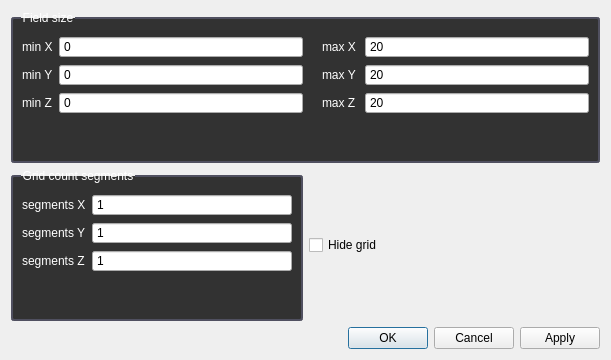
<?xml version="1.0" encoding="UTF-8"?>
<ui version="4.0">
 <class>FieldSettingsWidget</class>
 <widget class="QWidget" name="FieldSettingsWidget">
  <property name="geometry">
   <rect>
    <x>0</x>
    <y>0</y>
    <width>611</width>
    <height>360</height>
   </rect>
  </property>
  <property name="minimumSize">
   <size>
    <width>610</width>
    <height>360</height>
   </size>
  </property>
  <property name="windowTitle">
   <string>Form</string>
  </property>
  <property name="styleSheet">
   <string notr="true">FieldSettingsWidget {
background-color: #323232;  /* Black */
}

QDialogButtonBox {
background-color: #323232;  /* Black */
}

QGroupBox {
    background-color: #323232;  /* Gray */
    color: white;
    border-radius: 3px;
    border: 2px solid #505060;
    margin-top: 6px;
    padding-top: 8px;
}

QGroupBox::title {
    subcontrol-origin: margin;
    subcontrol-position: top left;
    left: 10px;
}

QLabel {
color: white;
}</string>
  </property>
  <layout class="QGridLayout" name="gridLayout">
   <item row="0" column="0" colspan="2">
    <widget class="QGroupBox" name="groupBox">
     <property name="sizePolicy">
      <sizepolicy hsizetype="Preferred" vsizetype="Expanding">
       <horstretch>0</horstretch>
       <verstretch>0</verstretch>
      </sizepolicy>
     </property>
     <property name="title">
      <string>Field size</string>
     </property>
     <layout class="QGridLayout" name="gridLayout_2">
      <item row="0" column="0">
       <layout class="QFormLayout" name="formLayout">
        <item row="0" column="0">
         <widget class="QLabel" name="label">
          <property name="sizePolicy">
           <sizepolicy hsizetype="Maximum" vsizetype="Preferred">
            <horstretch>0</horstretch>
            <verstretch>0</verstretch>
           </sizepolicy>
          </property>
          <property name="text">
           <string>min X</string>
          </property>
         </widget>
        </item>
        <item row="0" column="1">
         <widget class="QSpinBox" name="SB_minX">
          <property name="buttonSymbols">
           <enum>QAbstractSpinBox::NoButtons</enum>
          </property>
          <property name="minimum">
           <number>-10000</number>
          </property>
          <property name="maximum">
           <number>10000</number>
          </property>
          <property name="value">
           <number>0</number>
          </property>
         </widget>
        </item>
        <item row="1" column="0">
         <widget class="QLabel" name="label_2">
          <property name="sizePolicy">
           <sizepolicy hsizetype="Maximum" vsizetype="Preferred">
            <horstretch>0</horstretch>
            <verstretch>0</verstretch>
           </sizepolicy>
          </property>
          <property name="text">
           <string>min Y</string>
          </property>
         </widget>
        </item>
        <item row="1" column="1">
         <widget class="QSpinBox" name="SB_minY">
          <property name="buttonSymbols">
           <enum>QAbstractSpinBox::NoButtons</enum>
          </property>
          <property name="minimum">
           <number>-10000</number>
          </property>
          <property name="maximum">
           <number>10000</number>
          </property>
          <property name="value">
           <number>0</number>
          </property>
         </widget>
        </item>
        <item row="2" column="0">
         <widget class="QLabel" name="label_3">
          <property name="sizePolicy">
           <sizepolicy hsizetype="Maximum" vsizetype="Preferred">
            <horstretch>0</horstretch>
            <verstretch>0</verstretch>
           </sizepolicy>
          </property>
          <property name="text">
           <string>min Z</string>
          </property>
         </widget>
        </item>
        <item row="2" column="1">
         <widget class="QSpinBox" name="SB_minZ">
          <property name="buttonSymbols">
           <enum>QAbstractSpinBox::NoButtons</enum>
          </property>
          <property name="minimum">
           <number>-10000</number>
          </property>
          <property name="maximum">
           <number>10000</number>
          </property>
          <property name="value">
           <number>0</number>
          </property>
         </widget>
        </item>
       </layout>
      </item>
      <item row="0" column="1">
       <layout class="QFormLayout" name="formLayout_4">
        <item row="0" column="0">
         <widget class="QLabel" name="label_4">
          <property name="sizePolicy">
           <sizepolicy hsizetype="Maximum" vsizetype="Preferred">
            <horstretch>0</horstretch>
            <verstretch>0</verstretch>
           </sizepolicy>
          </property>
          <property name="styleSheet">
           <string notr="true">margin-left: 10px</string>
          </property>
          <property name="text">
           <string>max X</string>
          </property>
         </widget>
        </item>
        <item row="0" column="1">
         <widget class="QSpinBox" name="SB_maxX">
          <property name="buttonSymbols">
           <enum>QAbstractSpinBox::NoButtons</enum>
          </property>
          <property name="minimum">
           <number>-10000</number>
          </property>
          <property name="maximum">
           <number>10000</number>
          </property>
          <property name="value">
           <number>20</number>
          </property>
         </widget>
        </item>
        <item row="1" column="0">
         <widget class="QLabel" name="label_5">
          <property name="sizePolicy">
           <sizepolicy hsizetype="Maximum" vsizetype="Preferred">
            <horstretch>0</horstretch>
            <verstretch>0</verstretch>
           </sizepolicy>
          </property>
          <property name="styleSheet">
           <string notr="true">margin-left: 10px</string>
          </property>
          <property name="text">
           <string>max Y</string>
          </property>
         </widget>
        </item>
        <item row="1" column="1">
         <widget class="QSpinBox" name="SB_maxY">
          <property name="buttonSymbols">
           <enum>QAbstractSpinBox::NoButtons</enum>
          </property>
          <property name="minimum">
           <number>-10000</number>
          </property>
          <property name="maximum">
           <number>10000</number>
          </property>
          <property name="value">
           <number>20</number>
          </property>
         </widget>
        </item>
        <item row="2" column="0">
         <widget class="QLabel" name="label_6">
          <property name="sizePolicy">
           <sizepolicy hsizetype="Maximum" vsizetype="Preferred">
            <horstretch>0</horstretch>
            <verstretch>0</verstretch>
           </sizepolicy>
          </property>
          <property name="styleSheet">
           <string notr="true">margin-left: 10px</string>
          </property>
          <property name="text">
           <string>max Z</string>
          </property>
         </widget>
        </item>
        <item row="2" column="1">
         <widget class="QSpinBox" name="SB_maxZ">
          <property name="buttonSymbols">
           <enum>QAbstractSpinBox::NoButtons</enum>
          </property>
          <property name="minimum">
           <number>-10000</number>
          </property>
          <property name="maximum">
           <number>10000</number>
          </property>
          <property name="value">
           <number>20</number>
          </property>
         </widget>
        </item>
       </layout>
      </item>
     </layout>
    </widget>
   </item>
   <item row="2" column="0">
    <widget class="QGroupBox" name="groupBox_3">
     <property name="sizePolicy">
      <sizepolicy hsizetype="Expanding" vsizetype="Expanding">
       <horstretch>0</horstretch>
       <verstretch>0</verstretch>
      </sizepolicy>
     </property>
     <property name="minimumSize">
      <size>
       <width>0</width>
       <height>0</height>
      </size>
     </property>
     <property name="title">
      <string>Grid count segments</string>
     </property>
     <layout class="QFormLayout" name="formLayout_3">
      <item row="0" column="0">
       <widget class="QLabel" name="label_7">
        <property name="sizePolicy">
         <sizepolicy hsizetype="Maximum" vsizetype="Preferred">
          <horstretch>0</horstretch>
          <verstretch>0</verstretch>
         </sizepolicy>
        </property>
        <property name="text">
         <string>segments X</string>
        </property>
       </widget>
      </item>
      <item row="0" column="1">
       <widget class="QSpinBox" name="SB_stepX">
        <property name="buttonSymbols">
         <enum>QAbstractSpinBox::NoButtons</enum>
        </property>
        <property name="minimum">
         <number>1</number>
        </property>
        <property name="maximum">
         <number>100</number>
        </property>
        <property name="value">
         <number>1</number>
        </property>
       </widget>
      </item>
      <item row="1" column="0">
       <widget class="QLabel" name="label_8">
        <property name="sizePolicy">
         <sizepolicy hsizetype="Maximum" vsizetype="Preferred">
          <horstretch>0</horstretch>
          <verstretch>0</verstretch>
         </sizepolicy>
        </property>
        <property name="text">
         <string>segments Y</string>
        </property>
       </widget>
      </item>
      <item row="1" column="1">
       <widget class="QSpinBox" name="SB_stepY">
        <property name="buttonSymbols">
         <enum>QAbstractSpinBox::NoButtons</enum>
        </property>
        <property name="minimum">
         <number>1</number>
        </property>
        <property name="maximum">
         <number>100</number>
        </property>
        <property name="value">
         <number>1</number>
        </property>
       </widget>
      </item>
      <item row="2" column="0">
       <widget class="QLabel" name="label_9">
        <property name="sizePolicy">
         <sizepolicy hsizetype="Maximum" vsizetype="Preferred">
          <horstretch>0</horstretch>
          <verstretch>0</verstretch>
         </sizepolicy>
        </property>
        <property name="text">
         <string>segments Z</string>
        </property>
       </widget>
      </item>
      <item row="2" column="1">
       <widget class="QSpinBox" name="SB_stepZ">
        <property name="buttonSymbols">
         <enum>QAbstractSpinBox::NoButtons</enum>
        </property>
        <property name="minimum">
         <number>1</number>
        </property>
        <property name="maximum">
         <number>100</number>
        </property>
        <property name="value">
         <number>1</number>
        </property>
       </widget>
      </item>
     </layout>
    </widget>
   </item>
   <item row="3" column="1">
    <widget class="QDialogButtonBox" name="buttonBox">
     <property name="sizePolicy">
      <sizepolicy hsizetype="Preferred" vsizetype="Fixed">
       <horstretch>0</horstretch>
       <verstretch>0</verstretch>
      </sizepolicy>
     </property>
     <property name="locale">
      <locale language="Russian" country="Russia"/>
     </property>
     <property name="standardButtons">
      <set>QDialogButtonBox::Apply|QDialogButtonBox::Cancel|QDialogButtonBox::Ok</set>
     </property>
     <property name="centerButtons">
      <bool>false</bool>
     </property>
    </widget>
   </item>
   <item row="2" column="1">
    <widget class="QCheckBox" name="CB_hideGrid">
     <property name="text">
      <string>Hide grid</string>
     </property>
    </widget>
   </item>
  </layout>
 </widget>
 <resources/>
 <connections/>
</ui>
